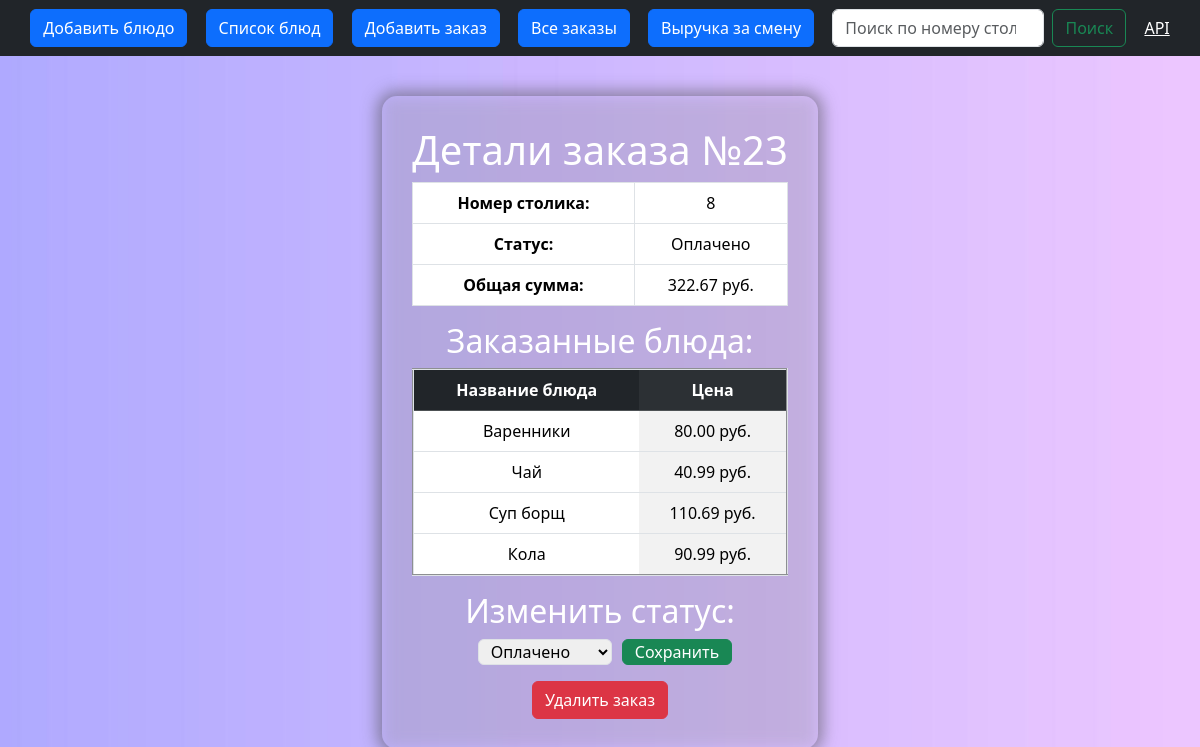
The app's page /order-detail/23/ with its own data.
### orders/models.py (models this page shows, shortened)
class Order(models.Model):
    table_number = models.PositiveSmallIntegerField(verbose_name='Номер столика', default=1)
    items = models.ManyToManyField(Item, blank=True, verbose_name='Блюда')
    total_price = models.DecimalField(max_digits=10, decimal_places=2, default=0.00, verbose_name='Сумма заказа')
    status = models.CharField(max_length=10, choices=STATUS_CHOICES, default='in_waiting', verbose_name='Статус')

class Item(models.Model):
    dish_name = models.CharField(max_length=100, unique=True, verbose_name='Название блюда')
    price = models.DecimalField(max_digits=8, decimal_places=2, default=1.00, verbose_name='Цена')

### orders/views.py (the view, shortened to what this page needs)
# urls.py: path('order-detail/<int:pk>/', OrderDetailView.as_view(), name='order-detail'),
class OrderDetailView(UpdateView):
    model = Order
    fields = ['status']
    template_name = 'orders/order-detail.html'
    context_object_name = 'order'
    def get_context_data(self, **kwargs):
        context = super().get_context_data(**kwargs)
        context['form'] = OrderStatusForm(instance=self.object)
        return context

### orders/forms.py
class OrderStatusForm(forms.ModelForm):
    class Meta:
        model = Order
        fields = ['status']
        widgets = {
            'status': forms.Select(attrs={'class': 'my-custom-select'}),
        }

### orders/templates/orders/order-detail.html (shortened to what this page needs)
{% extends 'orders/base.html' %}
{% load static %}
{% block content %}
<link rel="stylesheet" href="{% static 'css/order.css'%}" type="text/css">
<div class='order'>
<h1>Детали заказа №{{ order.id }}</h1>
<table class="table table-bordered">
    <tr>
        <th>Номер столика:</th>
        <td>{{ order.table_number }}</td>
    </tr>
    <tr>
        <th>Статус:</th>
        <td>{{ order.get_status_display }}</td>
    </tr>
    <tr>
        <th>Общая сумма:</th>
        <td>{{ order.total_price }} руб.</td>
    </tr>
</table>
<h2>Заказанные блюда:</h2>
<table border=2 class="table table-striped-columns">
    <thead class="table-dark">
        <tr>
            <th>Название блюда</th>
            <th>Цена</th>
        </tr>
    </thead>
    <tbody>
        {% for item in order.items.all %}
        <tr>
            <td>{{ item.dish_name }}</td>
            <td>{{ item.price }} руб.</td>
        </tr>
        {% endfor %}
    </tbody>
</table>
<h2>Изменить статус:</h2>
<form method="post">
    <p style="display: inline-flex;align-items: stretch;">
    {{ form.status }}
    <button type="submit" class="btn btn-success" id="btn-suc">Сохранить</button>
    </p>
    <br>
    <button type="submit" name="delete" value="delete" class="btn btn-danger">Удалить заказ</button>
</form>
</div>
{% endblock content %}

### static/CSS/menu.css (style rules this page uses)
body { background-image: url("../img/background.jpg"); background-repeat: no-repeat; background-size: cover; }

### static/CSS/order.css (style rules this page uses)
.order { padding: 30px; text-align: center; border-radius: 15px; margin: 40px; color: #ffffff; backdrop-filter: blur(8px) saturate(100%) contrast(75%); text-decoration: none; box-shadow: rgba(73, 73, 73, 0.5) 0px 0px 15px 5px; justify-self: center; }
.my-custom-select, .my-custom-input, .my-custom-item-input { border: var(--bs-border-width) solid var(--bs-border-color); border-radius: var(--bs-border-radius); padding: 0.01rem 0.50rem; margin: 0 10px 0 10px; }
#btn-suc { --bs-btn-padding-y: 0.02rem; }

### records on screen
Order: id "23", table_number "8", status "Оплачено", total_price "322.67"
Item: dish_name "Варенники", price "80.00"
Item: dish_name "Чай", price "40.99"
Item: dish_name "Суп борщ", price "110.69"
Item: dish_name "Кола", price "90.99"
